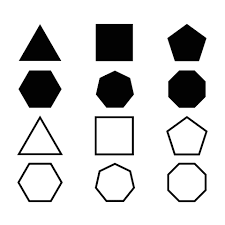
#> input picture src/my_opencv_code/scripts/shapes.jpg, 225 x 225 px
$ python image_thresholding.py
#> lines starting #> are read from the running program, lines starting #| are printed output that depends on the picture; after the words box and inside, x2 and y2 are one past the last pixel; in counts of white or black regions, pixels touching at a corner belong together
import numpy as np
import cv2

def read_image(image_name, as_gray):
#> called with image_name = 'shapes.jpg', as_gray = True
    if as_gray:
        image = cv2.imread(image_name, cv2.IMREAD_GRAYSCALE)
#> image is the input picture: shape (225, 225); min 0, max 255, mean 215
    else:
        image = cv2.imread(image_name, cv2.IMREAD_COLOR)
    cv2.imshow("RGB image",image)
    return image

def basic_thresholding(gray_image, threshold_value):
    ret, thresh_basic = cv2.threshold(gray_image,
                                      threshold_value,
                                      255,
                                      cv2.THRESH_BINARY_INV)
    cv2.imshow("Basic Binary Image",thresh_basic)

def adaptive_thresholding(rgb_image,threshold_value):
#> called with threshold_value = 5
    adaptive_threshold_image = cv2.adaptiveThreshold(rgb_image,
                                                     255,
                                                     cv2.ADAPTIVE_THRESH_GAUSSIAN_C,
                                                     cv2.THRESH_BINARY_INV,
                                                     threshold_value,
                                                     2)
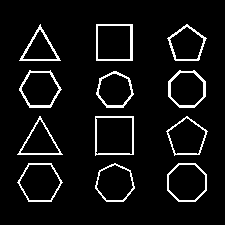
#> adaptive_threshold_image: shape (225, 225); 6.3% white in thin lines or dots, all inside (x1, y1, x2, y2) = (17, 24, 208, 202)
    cv2.imshow("Adaptive Threshold Image",adaptive_threshold_image)

def main():
    image_name = "shapes.jpg"
    # image_name = "apple.jpg"

    as_gray = True
    # as_gray = False
    thresh_value = 5
    gray_image = read_image(image_name,as_gray)
    # basic_thresholding(gray_image,thresh_value)
    adaptive_thresholding(gray_image,thresh_value)
    cv2.waitKey(0)
    cv2.destroyAllWindows()

if __name__ == "__main__":
    main()

$ run again, with src/my_opencv_code/scripts/apple.jpg copied over src/my_opencv_code/scripts/shapes.jpg
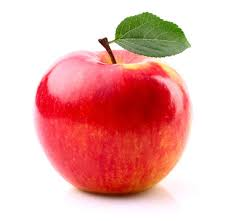
#> input picture src/my_opencv_code/scripts/apple.jpg, 228 x 221 px
#> in read_image, `image = cv2.imread(image_name, cv2.IMREAD_GRAYSCALE)`:
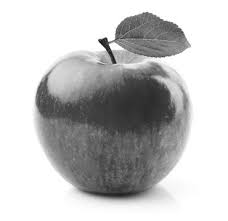
#> image: shape (221, 228); min 12, max 255, mean 194.9
#> in adaptive_thresholding, `adaptive_threshold_image = cv2.adaptiveThreshold(rgb_image, 255, cv2.A..`:
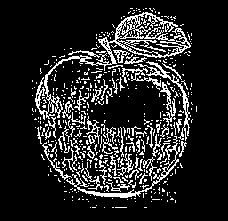
#> adaptive_threshold_image: shape (221, 228); 15% white in thin lines or dots, all inside (x1, y1, x2, y2) = (32, 8, 197, 208)
